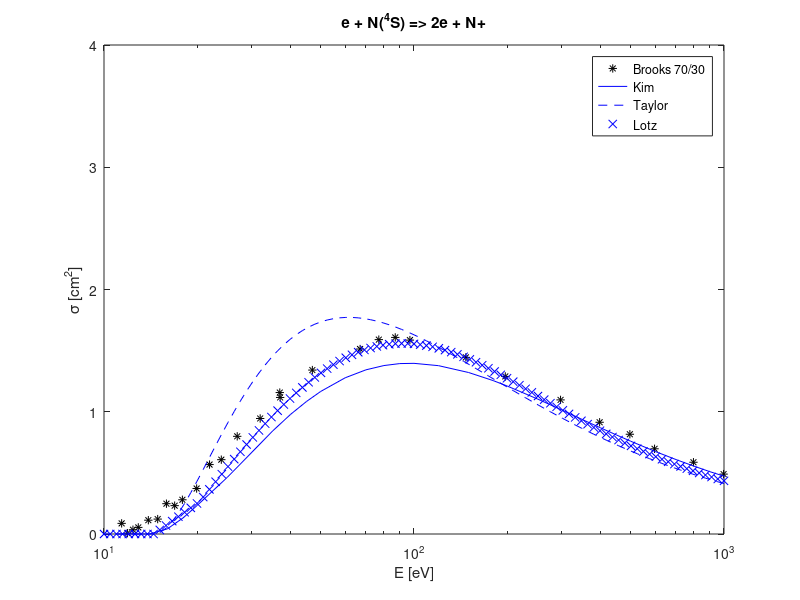
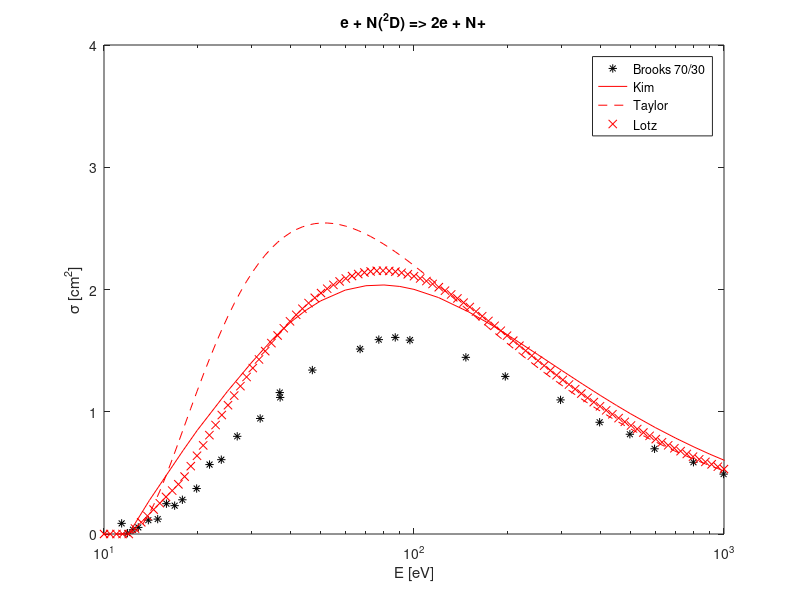
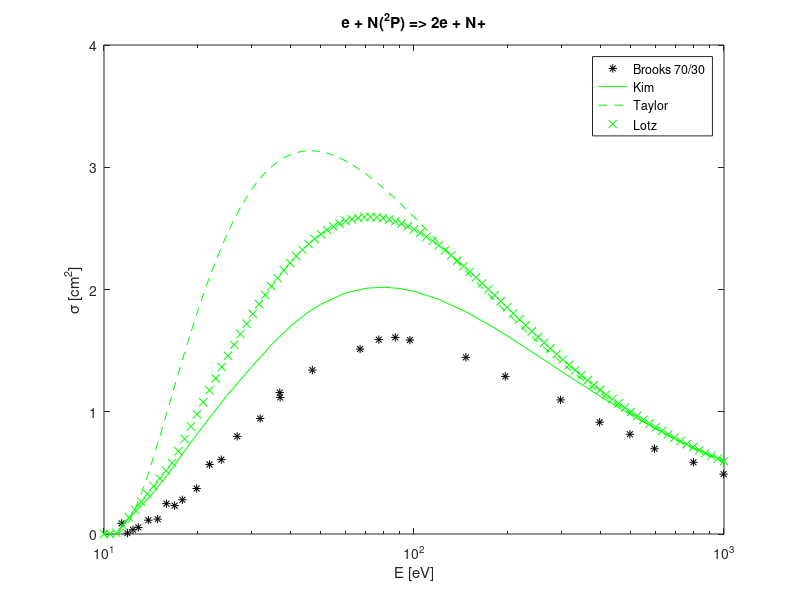

Write MATLAB code to recreate these figures, in order. (Note: this script raises an error after producing the figures.)
function atomicN_ionization

%%%%%%%%%%%%%%%%%%%%%%%%%%%%%%%%%%%%%%%
%%%
%%%  compare ionization cross sections and rate constants (maxwellian)
%%%  for ionization of atomic N(4S), N(2D), and N(2P) 
%%%  see Brooks 1978, Kim 2002, and Taylor 1988
%%%
%%%%%%%%%%%%%%%%%%%%%%%%%%%%%%%%%%%%%%%

Ry   = 13.6;     % hydrogen ionization potential [eV]
mc2 = 0.511e6;  % electron rest mass energy [eV]
a0 = 5.29e-9; % Bohr radius [cm^2]

%%%   cross section for e+N(70%4S + 30%2D) => 2e+N+ from Brooks 1978
%
EBrooks = [11.4 11.9 12.4 12.9 13.9 14.9 15.9 16.9 17.9 19.9 21.9 23.9 ...
           26.9 31.9 36.9 37   47   67   77   87   97   147  197  297 ...
           397  497  597  797  997]; % [eV]
QBrooks = [0.087 0.007 0.035 0.054 0.113 0.122 0.248 0.232 0.280 0.372 ...
           0.568 0.608 0.799 0.945 1.157 1.117 1.341 1.513 1.590 1.608 ...
           1.586 1.445 1.289 1.097 0.914 0.816 0.697 0.587 0.490]*1e-20; % [m^2]
       
close(figure(1));
figure(1);
%semilogx(EBrooks,QBrooks*1e4,'black*'); axis([10 1e3 0.0e-16 2.5e-16]);
xlabel('E [eV]'); ylabel('\sigma [cm^2]');
title('e + N(^4S,^2D,^2P) => 2e + N+');




%%%%%%%%%%%%%%%%%%%%%%%%%%%%%%%%%%%%%%%%%%%%%%%%%%%%%%%%%%%%%%%%%%%%%%%
%%%
%%%         cross sections from kim 2002
%%%
EKim = [10.9 12:2:20 25:5:50 60:10:100 120:30:180 2e2:50:5e2 6e2:1e2:1e3 ...
        2e3:1e3:5e3]; % [eV]
    
%%% e+N(4S) => 2e+N+
%
QKim4S = [0 0 0 0.0415 0.132 0.235 0.464 0.669 0.843 0.979 1.084 1.166 ...
          1.278 1.343 1.378 1.394 1.396 1.377 1.321 1.255 1.210 1.105 ...
          1.014 0.935 0.868 0.810 0.759 0.675 0.609 0.555 0.510 0.473 ...
          0.278 0.200 0.158 0.131]*1e-20; % [m^2]
%
UBEB = 51.034;
BBEB = 14.534;
NBEB = 1.9975;
t = EKim/BBEB;
u = UBEB/BBEB;
for i = 1:length(t)
    if(t(i)>=1)
        QBEB(i) =  4*pi*a0^2*NBEB*(Ry/BBEB)^2./(t(i)+u+1).* ...
                   (log(t(i))/2.*(1-1./t(i).^2)+1-1./t(i)-log(t(i))./(1+t(i)));
    end
end
UBEB = 51.094;
BBEB = 15.439;
NBEB = 1.0025;
t = EKim/BBEB;
u = UBEB/BBEB;
for i = 1:length(t)
    if(t(i)>=1)
        QBEB(i) = QBEB(i) + 4*pi*a0^2*NBEB*(Ry/BBEB)^2./(t(i)+u+1).* ...
                   (log(t(i))/2.*(1-1./t(i).^2)+1-1./t(i)-log(t(i))./(1+t(i)));
    end
end
UBEB = 65.655;
BBEB = 25.828;
NBEB = 2;
t = EKim/BBEB;
u = UBEB/BBEB;
for i = 1:length(t)
    if(t(i)>=1)
        QBEB(i) = QBEB(i) + 4*pi*a0^2*NBEB*(Ry/BBEB)^2./(t(i)+u+1).* ...
                   (log(t(i))/2.*(1-1./t(i).^2)+1-1./t(i)-log(t(i))./(1+t(i)));
    end
end
UBEB = 598.726;
BBEB = 425.469;
NBEB = 2;
t = EKim/BBEB;
u = UBEB/BBEB;
for i = 1:length(t)
    if(t(i)>=1)
        QBEB(i) = QBEB(i) + 4*pi*a0^2*NBEB*(Ry/BBEB)^2./(t(i)+u+1).* ...
                   (log(t(i))/2.*(1-1./t(i).^2)+1-1./t(i)-log(t(i))./(1+t(i)));
    end
end
QBEB = 9/15*QBEB;
%

close(figure(1)); figure(1);
semilogx(EBrooks,QBrooks*1e4*1e16,'black*'); axis([10 1e3 0 4]);
xlabel('E [eV]'); ylabel('\sigma [cm^2]');
title('e + N(^4S) => 2e + N+');
close(figure(2)); figure(2);
semilogx(EBrooks,QBrooks*1e4*1e16,'black*'); axis([10 1e3 0 4]);
xlabel('E [eV]'); ylabel('\sigma [cm^2]');
title('e + N(^2D) => 2e + N+');
close(figure(3)); figure(3);
semilogx(EBrooks,QBrooks*1e4*1e16,'black*'); axis([10 1e3 0 4]);
xlabel('E [eV]'); ylabel('\sigma [cm^2]');
title('e + N(^2P) => 2e + N+');
%hold on; plot(EKim,QBEB,'bx');

figure(1); hold on; plot(EKim,QKim4S*1e4*1e16,'b');

%%% e+N(2D) => 2e+N+
%
QKim2D = [0 0 0.274 0.492 0.684 0.849 1.166 1.406 1.594 1.733 1.834 ...
          1.907 1.995 2.031 2.037 2.025 2.001 1.934 1.817 1.702 ...
          1.630 1.470 1.337 1.226 1.132 1.052 0.983 0.871 0.783 ...
          0.712 0.653 0.604 0.352 0.253 0.199 0.165]*1e-20; % [m^2]

figure(2); hold on; plot(EKim,QKim2D*1e4*1e16,'r');

%%% e+N(2P) => 2e+N+
%
QKim2P = [0 0.123 0.300 0.481 0.661 0.822 1.137 1.370 1.559 1.700 1.804 ...
          1.879 1.971 2.010 2.019 2.008 1.985 1.921 1.806 1.692 ...
          1.620 1.461 1.328 1.218 1.124 1.044 0.976 0.864 0.776 ...
          0.705 0.647 0.599 0.348 0.250 0.197 0.163]*1e-20; % [m^2]

figure(3); hold on; plot(EKim,QKim2P*1e4*1e16,'g');

%%%%%%%%%%%%%%%%%%%%%%%%%%%%%%%%%%%%%%%%%%%%%%%%%%%%%%%%%%%%%%%%%%%%%%%


%%%   cross section from Taylor 1988 (Drawin 1969 and Taylor 1987)
%
%
E0 = [0 10.^(0:0.02:4)];   % kinetic energy grid (eV)
gamma = E0/(mc2)+1;
beta = sqrt(1-1./gamma.^2);
ET = 0.5*mc2*beta.^2;     % 1/2mv^2 (E used in Taylor 1988)
QTaylor   = TaylorIonization(14.5,2.2,0.25);
QTaylor2D = TaylorIonization(14.5-2.4,2.2,0.25);
QTaylor2P = TaylorIonization(14.5-3.6,2.2,0.25);
figure(1); hold on; plot(E0,QTaylor*1e16,'b--');
figure(2); hold on; plot(E0,QTaylor2D*1e16,'r--');
figure(3); hold on; plot(E0,QTaylor2P*1e16,'g--');
%legend('Brooks', 'Taylor');

%%%   cross section Lotz 1969
%
a = [3.2 4.0]; b = [0.83 0.7]; c = [0.22 0.5]; q = [3 2]; P = [14.5 20.3];
QLotz   = LotzIonization(ET,a,b,c,q,P);
QLotz2D   = LotzIonization(ET,a,b,c,q,P-2.4);
QLotz2P   = LotzIonization(ET,a,b,c,q,P-3.6);
figure(1); hold on; plot(E0,sum(QLotz)*1e16,'bx');
legend('Brooks 70/30','Kim','Taylor','Lotz','location','best');
figure(2); hold on; plot(E0,sum(QLotz2D)*1e16,'rx');
legend('Brooks 70/30','Kim','Taylor','Lotz','location','best');
figure(3); hold on; plot(E0,sum(QLotz2P)*1e16,'gx');
legend('Brooks 70/30','Kim','Taylor','Lotz','location','best');


%%%   integrate over maxwellian to get rate consant
%
Te = 0.3:0.1:40;
for i = 1:length(Te)
    
    E = 0:Te(i)/2e2:50*Te(i);     % electron kinetic energy [eV]
    FM = 2/sqrt(pi)/Te(i)^(3/2)*exp(-E/Te(i));  % Maxwellian EEDF

    %%% check to make sure grid is refined enough using 0th and 2nd moments
    %
    test0 = trapz(E,FM.*E.^(1/2));   % should be one
    error0 = 100*abs(1-test0);
    if(error0>=1)
        warning('0th velocity moment not converged');
    end
    %
    ebar = trapz(E,FM.*E.^(3/2));    % should be 3*Te/2;
    error2 = 100*abs(ebar-3*Te(i)/2)/(3*Te(i)/2);
    if(error2>=1)
        warning('2nd velocity moment not converged');
    end

    % close(figure(1));
    % figure(1);
    % semilogy(E,FM);
    % xlabel('kinetic energy [eV]');
    % ylabel('EEDF [eV^-^3^/^2]');
    
    
     %%% ionization with N(4S)
     %
     Qinterp =  interp1(E0,QTaylor,E,'pchirp');
     for Ei = 1:length(E)
         if(E(Ei)<=14.5)        
             Qinterp(Ei) = 0;
         end
     end
     kTay4S(i) = sqrt(2*1.7588e11)*trapz(E,E.*Qinterp*1e-4.*FM); % m^3/s
     %
     Qinterp =  interp1(EKim,QKim4S,E,'pchirp');
     for Ei = 1:length(E)
         if(E(Ei)<=14.5)        
             Qinterp(Ei) = 0;
         end
     end
     kKim4S(i) = sqrt(2*1.7588e11)*trapz(E,E.*Qinterp.*FM); % m^3/s
     
     
     %%% ionization with N(2D)
     %
     Qinterp =  interp1(E0,QTaylor2D,E,'pchirp');
     for Ei = 1:length(E)
         if(E(Ei)<=12.1)        
             Qinterp(Ei) = 0;
         end
     end
     kiz2DT(i) = sqrt(2*1.7588e11)*trapz(E,E.*Qinterp*1e-4.*FM); % m^3/s
     %
     Qinterp =  interp1(EKim,QKim2D,E,'pchirp');
     for Ei = 1:length(E)
         if(E(Ei)<=12.1)        
             Qinterp(Ei) = 0;
         end
     end
     kKim2D(i) = sqrt(2*1.7588e11)*trapz(E,E.*Qinterp.*FM); % m^3/s
     
     
     %%% ionization with N(2P)
     %
     Qinterp =  interp1(E0,QTaylor2P,E,'pchirp');
     kiz2PT(i) = sqrt(2*1.7588e11)*trapz(E,E.*Qinterp*1e-4.*FM); % m^3/s
     %
     Qinterp =  interp1(EKim,QKim2P,E,'pchirp');
     for Ei = 1:length(E)
         if(E(Ei)<=10.9)        
             Qinterp(Ei) = 0;
         end
     end
     kKim2P(i) = sqrt(2*1.7588e11)*trapz(E,E.*Qinterp.*FM); % m^3/s
     
end

Navo = 6.0221e23; % particles/mol
close(figure(7));
figure(7); semilogy(Te*11605,kKim4S*1e6*Navo,'black');
hold on; plot(Te*11605,kKim2D*1e6*Navo,'b');
hold on; plot(Te*11605,kKim2P*1e6*Navo,'r');
axis([0.5e4 5e4 100 1e18]); 
xlabel('T [K]'); ylabel('k [cm^3/mol/s]');
%legend('N(^4S)','N(^2D)','N(^2P)');


%%% set rate constants from different ionization models
%
chi = [14.5 29.5]; chi2D = chi(1)-2.4; chi2P = chi(1)-3.6;
eta = [5, 4];
kiz4S_Fly =  2.97e-6*eta(1)/14.5./sqrt(Te).*expint(14.5./Te);
kiz2D_Fly =  2.97e-6*eta(1)/12.1./sqrt(Te).*expint(12.1./Te);
kiz2P_Fly =  2.97e-6*eta(1)/10.9./sqrt(Te).*expint(10.9./Te);

%%% use Lotz for ionization of higher states
%
chi4P = 4.208;
kiz4P_Fly = 2.97e-6*1/chi4P./sqrt(Te).*expint(chi4P./Te);

figure(7); 
hold on; plot(Te*11605,kiz4P_Fly*Navo,'black*');
% hold on; plot(Te*11605,kiz4S_Fly*Navo,'black*');
% hold on; plot(Te*11605,kiz2D_Fly*Navo,'b*');
% hold on; plot(Te*11605,kiz2P_Fly*Navo,'r*');

%%% set rate constants from Corona Model
%
kiz4S_cor = 2.5e-6/(chi(1)^1.5)*eta(1)*sqrt(Te/chi(1)).*exp(-chi(1)./Te)./ ...
            (1+Te/chi(1));
kiz2D_cor = 2.5e-6/(chi2D^1.5)*eta(1)*sqrt(Te/chi2D).*exp(-chi2D./Te)./ ...
            (1+Te/chi2D);
kiz2P_cor = 2.5e-6/(chi2P^1.5)*eta(1)*sqrt(Te/chi2P).*exp(-chi2P./Te)./ ...
            (1+Te/chi2P);
        
%%% set rate constants from Lotz model (full model required for near nuetrals!!)
%
%
SLotz = zeros(size(Te));
for i = 1:length(a)
    SLotz = SLotz ...
          + a(i)*q(i)./Te.^(1.5).*( Te/P(i).*expint(P(i)./Te) ...
          - b(i)*Te*exp(c(i))./(Te*c(i)+P(i)).*expint(P(i)./Te+c(i)) );
end
SLotz = SLotz*6.7e-7;


% figure(2);
% hold on; plot(Te*11605,kiz4S_cor*Navo,'bo');
% hold on; plot(Te*11605,kiz2D_cor*Navo,'ro');
% hold on; plot(Te*11605,kiz2P_cor*Navo,'go');


%%%  compare different models
%
close(figure(33));
f3 = figure(33); set(f3,'position',[0 100 1200 400]);

subplot(1,3,1);
semilogy(Te,kTay4S*1e6,'b',Te,kiz4S_cor,'ro'); % cm^3/s
hold on; plot(Te,kiz4S_Fly,'gx');
hold on; plot(Te,SLotz,'magenta');
axis([0.5 5 1e-13 1e-7]);
xlabel('T [eV]'); ylabel('k [cm^3/s]'); title('e+N(^4S)=>2e+N^+');
legend('Taylor','FlyCHK','Corona','Lotz','location','best');
%
subplot(1,3,2);
semilogy(Te,kiz2DT*1e6,'b',Te,kiz2D_cor,'ro'); % cm^3/s
hold on; plot(Te,kiz2D_Fly,'gx');
axis([0.5 5 1e-13 1e-7]);
xlabel('T [eV]'); ylabel('k [cm^3/s]'); title('e+N(^2D)=>2e+N^+');
legend('Taylor','Lotz','Corona','location','best');
%
subplot(1,3,3);
semilogy(Te,kiz2PT*1e6,'b',Te,kiz2P_cor,'ro'); % cm^3/s
hold on; plot(Te,kiz2P_Fly,'gx');
axis([0.5 5 1e-13 1e-7]);
xlabel('T [eV]'); ylabel('k [cm^3/s]'); title('e+N(^2P)=>2e+N^+');
legend('Taylor','Lotz','Corona','location','best');
%

%%%%%%%%%%%%%%%%%%%%%%%%%%%%%%%%%%%%%%%%%%%%%%%%%%%%%%%%%%%%%%%%%%%%%%%%
%%%
%%%   create xsecs using expression from Eq. 13 in Taylor 1988
%%%   for ionization
%%%

function [xsec] = TaylorIonization(Ej,A,C)

    for j = 1:length(ET)
        if(ET(j)<=Ej)
            xsec(j) = 0;
        else
            xsec(j)  = A*4*pi*a0^2*Ry^2/(ET(j)^2)*(ET(j)/Ej-1) ...
                      *(log(4*C*ET(j)/Ej*gamma(j)^2)-beta(j)^2) ;
        end
    end

end

%%%
%%%
%%%%%%%%%%%%%%%%%%%%%%%%%%%%%%%%%%%%%%%%%%%%%%%%%%%%%%%%%%%%%%%%%%%%%%%%


%%%%%%%%%%%%%%%%%%%%%%%%%%%%%%%%%%%%%%%%%%%%%%%%%%%%%%%%%%%%%%%%%%%%%%%%
%%%
%%%   create xsecs using expression from Lotz 1968
%%%   for ionization of atomic nitrogen
%%%

function [xsec] = LotzIonization(Ej,a,b,c,q,P)
 
    for k = 1:length(a)
        for j = 1:length(ET)
            if(ET(j)<=P(k))
                xsec(k,j) = 0;
            else
                xsec(k,j) = 1e-14*a(k)*q(k).*log(ET(j)/P(k))/(ET(j)*P(k)) ...
                          .* (1-b(k)*exp(-c(k)*(ET(j)/P(k)-1)));
            end
        end
    end

end

%%%
%%%
%%%%%%%%%%%%%%%%%%%%%%%%%%%%%%%%%%%%%%%%%%%%%%%%%%%%%%%%%%%%%%%%%%%%%%%%



end
